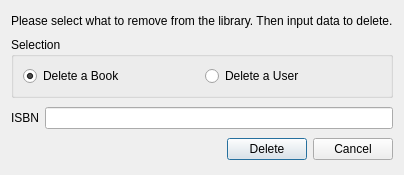
<?xml version="1.0" encoding="UTF-8"?>
<ui version="4.0">
 <class>RemoveDialog</class>
 <widget class="QDialog" name="RemoveDialog">
  <property name="geometry">
   <rect>
    <x>0</x>
    <y>0</y>
    <width>400</width>
    <height>175</height>
   </rect>
  </property>
  <property name="sizePolicy">
   <sizepolicy hsizetype="Preferred" vsizetype="Preferred">
    <horstretch>0</horstretch>
    <verstretch>0</verstretch>
   </sizepolicy>
  </property>
  <property name="windowTitle">
   <string>Dialog</string>
  </property>
  <layout class="QHBoxLayout" name="horizontalLayout_4">
   <item>
    <layout class="QVBoxLayout" name="verticalLayout">
     <property name="sizeConstraint">
      <enum>QLayout::SetDefaultConstraint</enum>
     </property>
     <item>
      <widget class="QLabel" name="label">
       <property name="sizePolicy">
        <sizepolicy hsizetype="Preferred" vsizetype="Fixed">
         <horstretch>0</horstretch>
         <verstretch>0</verstretch>
        </sizepolicy>
       </property>
       <property name="text">
        <string>Please select what to remove from the library. Then input data to delete.</string>
       </property>
      </widget>
     </item>
     <item>
      <layout class="QHBoxLayout" name="horizontalLayout">
       <item>
        <widget class="QGroupBox" name="groupBox">
         <property name="sizePolicy">
          <sizepolicy hsizetype="Minimum" vsizetype="Fixed">
           <horstretch>0</horstretch>
           <verstretch>0</verstretch>
          </sizepolicy>
         </property>
         <property name="title">
          <string>Selection</string>
         </property>
         <property name="checkable">
          <bool>false</bool>
         </property>
         <layout class="QHBoxLayout" name="horizontalLayout_6">
          <item>
           <layout class="QHBoxLayout" name="horizontalLayout_5">
            <item>
             <widget class="QRadioButton" name="bookRadioButton">
              <property name="text">
               <string>Delete a Book</string>
              </property>
              <property name="checked">
               <bool>true</bool>
              </property>
             </widget>
            </item>
            <item>
             <widget class="QRadioButton" name="userRadioButton">
              <property name="text">
               <string>Delete a User</string>
              </property>
              <property name="autoExclusive">
               <bool>true</bool>
              </property>
             </widget>
            </item>
           </layout>
          </item>
         </layout>
        </widget>
       </item>
      </layout>
     </item>
     <item>
      <layout class="QHBoxLayout" name="horizontalLayout_2">
       <property name="sizeConstraint">
        <enum>QLayout::SetFixedSize</enum>
       </property>
       <item>
        <widget class="QLabel" name="selectionLabel">
         <property name="text">
          <string>ISBN</string>
         </property>
        </widget>
       </item>
       <item>
        <widget class="QLineEdit" name="selectionLineEdit"/>
       </item>
      </layout>
     </item>
     <item>
      <layout class="QHBoxLayout" name="horizontalLayout_3">
       <item>
        <spacer name="horizontalSpacer">
         <property name="orientation">
          <enum>Qt::Horizontal</enum>
         </property>
         <property name="sizeHint" stdset="0">
          <size>
           <width>40</width>
           <height>20</height>
          </size>
         </property>
        </spacer>
       </item>
       <item>
        <widget class="QPushButton" name="deleteButton">
         <property name="text">
          <string>Delete</string>
         </property>
        </widget>
       </item>
       <item>
        <widget class="QPushButton" name="cancelButton">
         <property name="text">
          <string>Cancel</string>
         </property>
        </widget>
       </item>
      </layout>
     </item>
    </layout>
   </item>
  </layout>
 </widget>
 <resources/>
 <connections/>
</ui>
